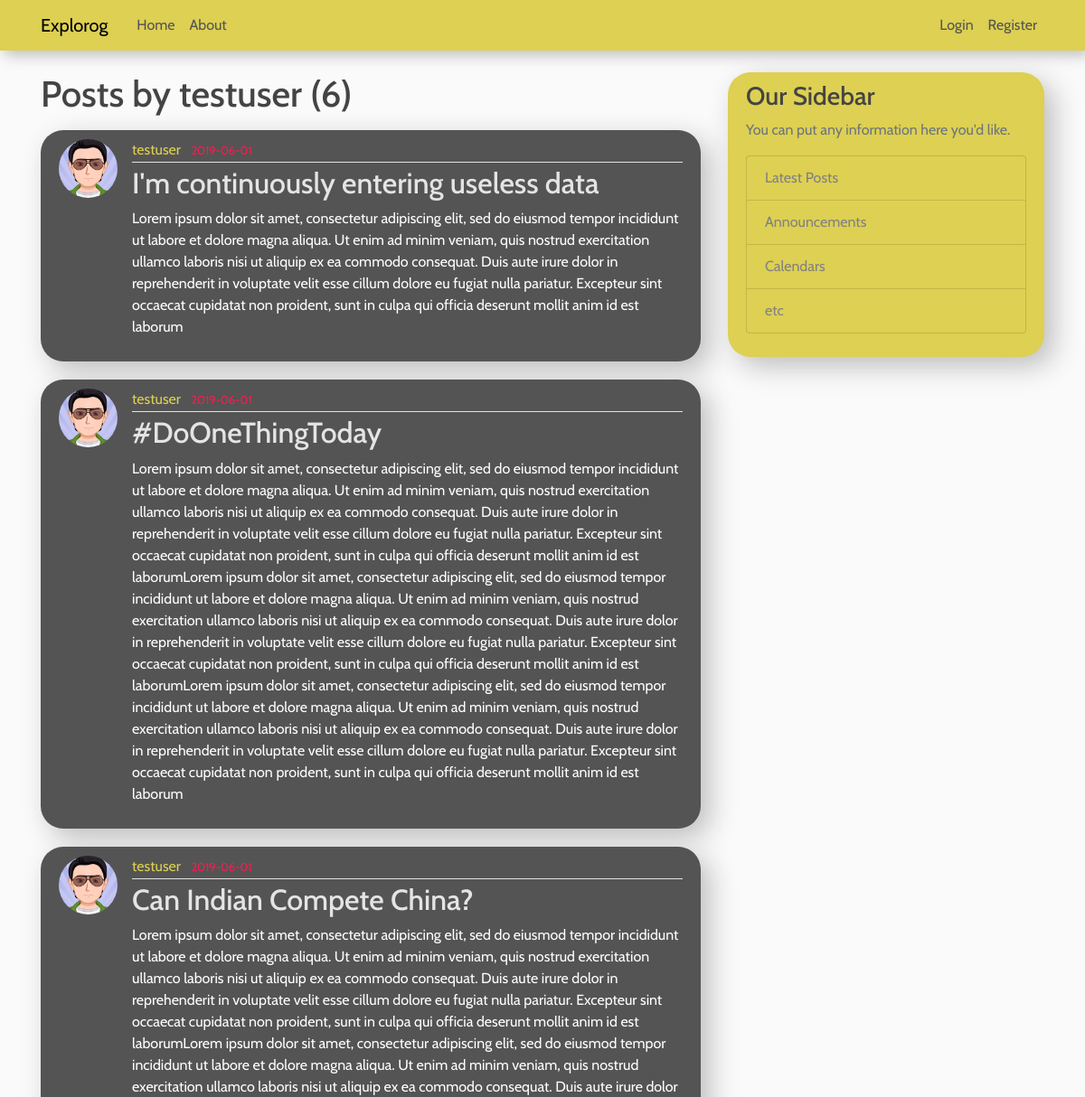
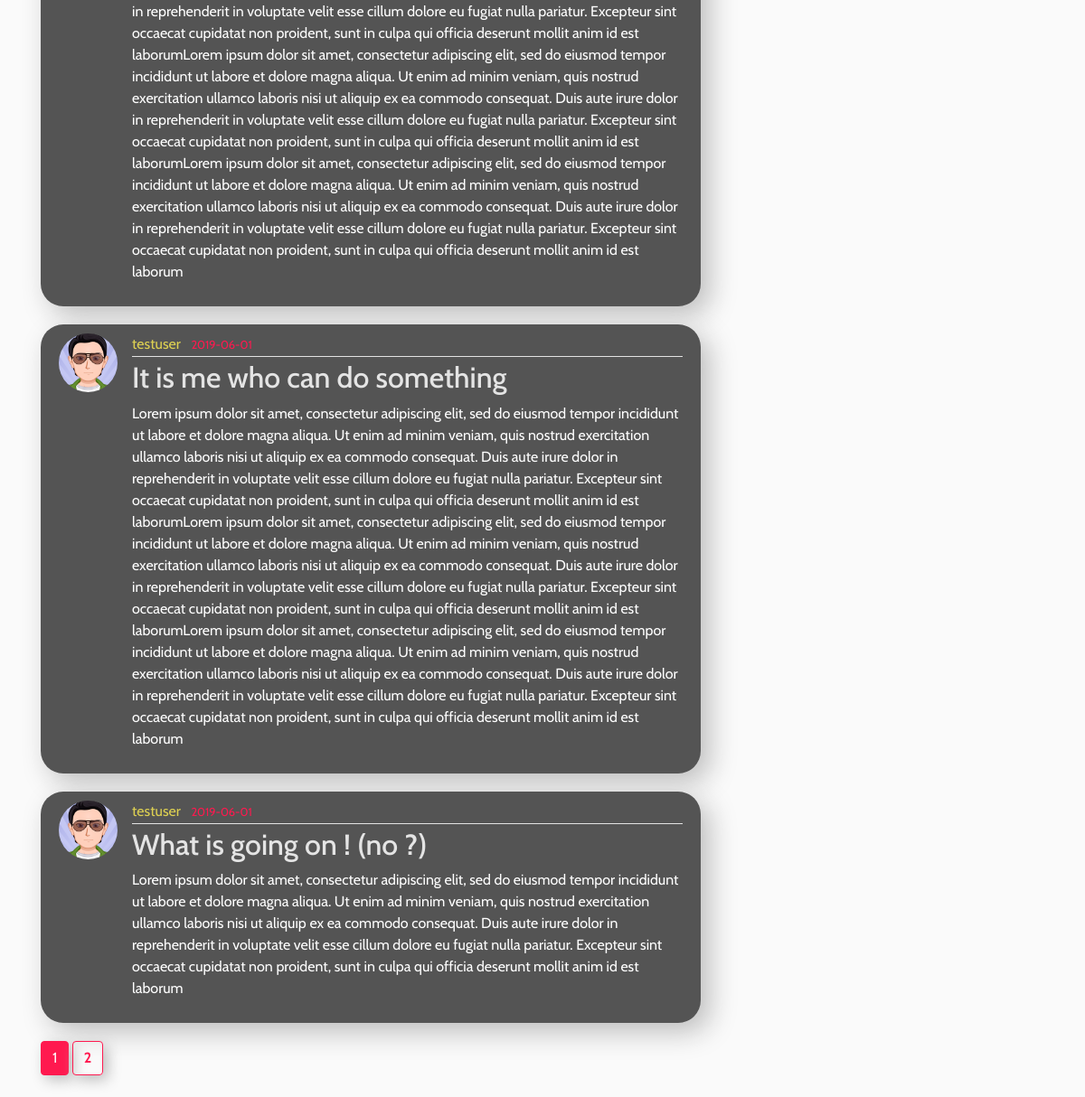
The app's page /user/testuser with its own data (2 pictures, top to bottom).
### flaskblog/models.py (models this page shows, shortened)
class User(db.Model, UserMixin):
    id = db.Column(db.Integer, primary_key=True)
    username = db.Column(db.String(20), unique=True, nullable=False)
    email = db.Column(db.String(120), unique=True, nullable=False)
    image_file = db.Column(db.String(20), nullable=False, default='default.jpg')
    password = db.Column(db.String(60), nullable=False)
    posts = db.relationship('Post', backref='author', lazy=True)

class Post(db.Model):
    id = db.Column(db.Integer, primary_key=True)
    title = db.Column(db.String(100), nullable=False)
    date_posted = db.Column(db.DateTime, nullable=False, default=datetime.utcnow)
    content = db.Column(db.Text, nullable=False)
    user_id = db.Column(db.Integer, db.ForeignKey('user.id'), nullable=False)

### flaskblog/users/routes.py (the view)
@users.route("/user/<string:username>")
def user_posts(username):
    page = request.args.get('page',1,type=int)
    user = User.query.filter_by(username = username).first_or_404()
    posts = Post.query.filter_by(author = user).order_by(Post.date_posted.desc()).paginate(per_page = 5 ,page = page)
    return render_template('user_post.html', posts=posts,user = user)

### flaskblog/templates/user_post.html
{% extends "layout.html" %}
{% block content %}
    <h1 class="mb-3">Posts by {{ user.username }} ({{ posts.total }}) </h1>
    {% for post in posts.items %}
        <article class="media content-section" id="post-card">
          <img class="rounded-circle article-img" src="{{ url_for('static',filename = 'profile_pics/' + post.author.image_file ) }}">
          <div class="media-body">
            <div class="article-metadata">
              <a class="mr-2" id="user-name" href="{{ url_for('users.user_posts',username = post.author.username) }}">{{ post.author.username }}</a>
              <small id= "redish">{{ post.date_posted.strftime('%Y-%m-%d') }}</small>
            </div>
            <h2><a class="article-title" href="{{ url_for('posts.post',post_id = post.id) }}">{{ post.title }}</a></h2>
            <p class="article-content">{{ post.content }}</p>
          </div>
        </article>
    {% endfor %}
    {% for page_num in posts.iter_pages(left_edge = 1,right_edge = 1,left_current = 1,right_current = 2) %}
      {% if page_num %}
          {% if posts.page == page_num %}
            <a class="btn btn-info mb-4 shadow" id="btm-btn" href="{{ url_for('users.user_posts',username = user.username,page= page_num) }}">{{page_num}}</a>
          {% else %}
            <a class="btn btn-outline-info mb-4 shadow" id="btm-btn-2" href="{{ url_for('users.user_posts',username = user.username,page= page_num) }}">{{page_num}}</a>
          {% endif %}
      {% else %}
          ...
        {% endif %}
    {% endfor %}
{% endblock content %}

### flaskblog/static/main.css (style rules this page uses)
body { background: #fafafa; color: #333333; margin-top: 5rem; font-family: 'Cabin' }
h1, h2, h3, h4, h5, h6 { color: #444444; font-family: 'Cabin' }
.content-section { background: #ffffff; padding: 10px 20px; border: 1px solid #dddddd; border-radius: 3px; margin-bottom: 20px; font-family: 'Cabin' }
.article-title { color: #e4e4e4; font-family: 'Cabin' }
.article-content { white-space: pre-line; }
.article-img { height: 65px; width: 65px; margin-right: 16px; }
.article-metadata { padding-bottom: 1px; margin-bottom: 4px; border-bottom: 1px solid #e3e3e3; color: whitesmoke; }
#redish { color: #ff194f; }
#post-card { border-radius: 25px; border-width: 0px; background-color: #545454; color: white; box-shadow: 10px 10px 30px #bdbdbd; }
#user-name { color: #ddd052; }
#btm-btn { border-color: #ff194f; color: white; background-color: #ff194f; }
#btm-btn-2 { border-color: #ff194f; color: #ff194f; font-weight: bold; }
.shadow { box-shadow: 5px 5px 15px #bdbdbd; }

### records on screen
User: username "testuser"
Post: image_file (placeholder picture), author.username "testuser", title "I'm continuously entering useless data", content "Lorem ipsum dolor sit amet, consectetur adipiscing elit, sed do eiusmod tempor incididunt ut labore et dolore magna aliqua. Ut enim ad minim veniam, quis nostrud exercitation ullamco laboris nisi ut aliquip ex ea commodo consequat. Duis aute irure dolor in reprehenderit in voluptate velit esse cillum dolore eu fugiat nulla pariatur. Excepteur sint occaecat cupidatat non proident, sunt in culpa qui officia deserunt mollit anim id est laborum"
Post: image_file (placeholder picture), author.username "testuser", title "#DoOneThingToday", content "Lorem ipsum dolor sit amet, consectetur adipiscing elit, sed do eiusmod tempor incididunt ut labore et dolore magna aliqua. Ut enim ad minim veniam, quis nostrud exercitation ullamco laboris nisi ut aliquip ex ea commodo consequat. Duis aute irure dolor in reprehenderit in voluptate velit esse cillum dolore eu fugiat nulla pariatur. Excepteur sint occaecat cupidatat non proident, sunt in culpa qui officia deserunt mollit anim id est laborumLorem ipsum dolor sit amet, consectetur adipiscing elit, sed do eiusmod tempor incididunt ut labore et dolore magna aliqua. Ut enim ad minim veniam, quis nostrud exercitation ullamco laboris nisi ut aliquip ex ea commodo consequat. Duis aute irure dolor…"
Post: image_file (placeholder picture), author.username "testuser", title "Can Indian Compete China?", content "Lorem ipsum dolor sit amet, consectetur adipiscing elit, sed do eiusmod tempor incididunt ut labore et dolore magna aliqua. Ut enim ad minim veniam, quis nostrud exercitation ullamco laboris nisi ut aliquip ex ea commodo consequat. Duis aute irure dolor in reprehenderit in voluptate velit esse cillum dolore eu fugiat nulla pariatur. Excepteur sint occaecat cupidatat non proident, sunt in culpa qui officia deserunt mollit anim id est laborumLorem ipsum dolor sit amet, consectetur adipiscing elit, sed do eiusmod tempor incididunt ut labore et dolore magna aliqua. Ut enim ad minim veniam, quis nostrud exercitation ullamco laboris nisi ut aliquip ex ea commodo consequat. Duis aute irure dolor…"
Post: image_file (placeholder picture), author.username "testuser", title "It is me who can do something", content "Lorem ipsum dolor sit amet, consectetur adipiscing elit, sed do eiusmod tempor incididunt ut labore et dolore magna aliqua. Ut enim ad minim veniam, quis nostrud exercitation ullamco laboris nisi ut aliquip ex ea commodo consequat. Duis aute irure dolor in reprehenderit in voluptate velit esse cillum dolore eu fugiat nulla pariatur. Excepteur sint occaecat cupidatat non proident, sunt in culpa qui officia deserunt mollit anim id est laborumLorem ipsum dolor sit amet, consectetur adipiscing elit, sed do eiusmod tempor incididunt ut labore et dolore magna aliqua. Ut enim ad minim veniam, quis nostrud exercitation ullamco laboris nisi ut aliquip ex ea commodo consequat. Duis aute irure dolor…"
Post: image_file (placeholder picture), author.username "testuser", title "What is going on ! (no ?)", content "Lorem ipsum dolor sit amet, consectetur adipiscing elit, sed do eiusmod tempor incididunt ut labore et dolore magna aliqua. Ut enim ad minim veniam, quis nostrud exercitation ullamco laboris nisi ut aliquip ex ea commodo consequat. Duis aute irure dolor in reprehenderit in voluptate velit esse cillum dolore eu fugiat nulla pariatur. Excepteur sint occaecat cupidatat non proident, sunt in culpa qui officia deserunt mollit anim id est laborum"

### other values on screen
{{ posts.total }} "6"
{{ page_num }} "1"
{{ page_num }} "2"
